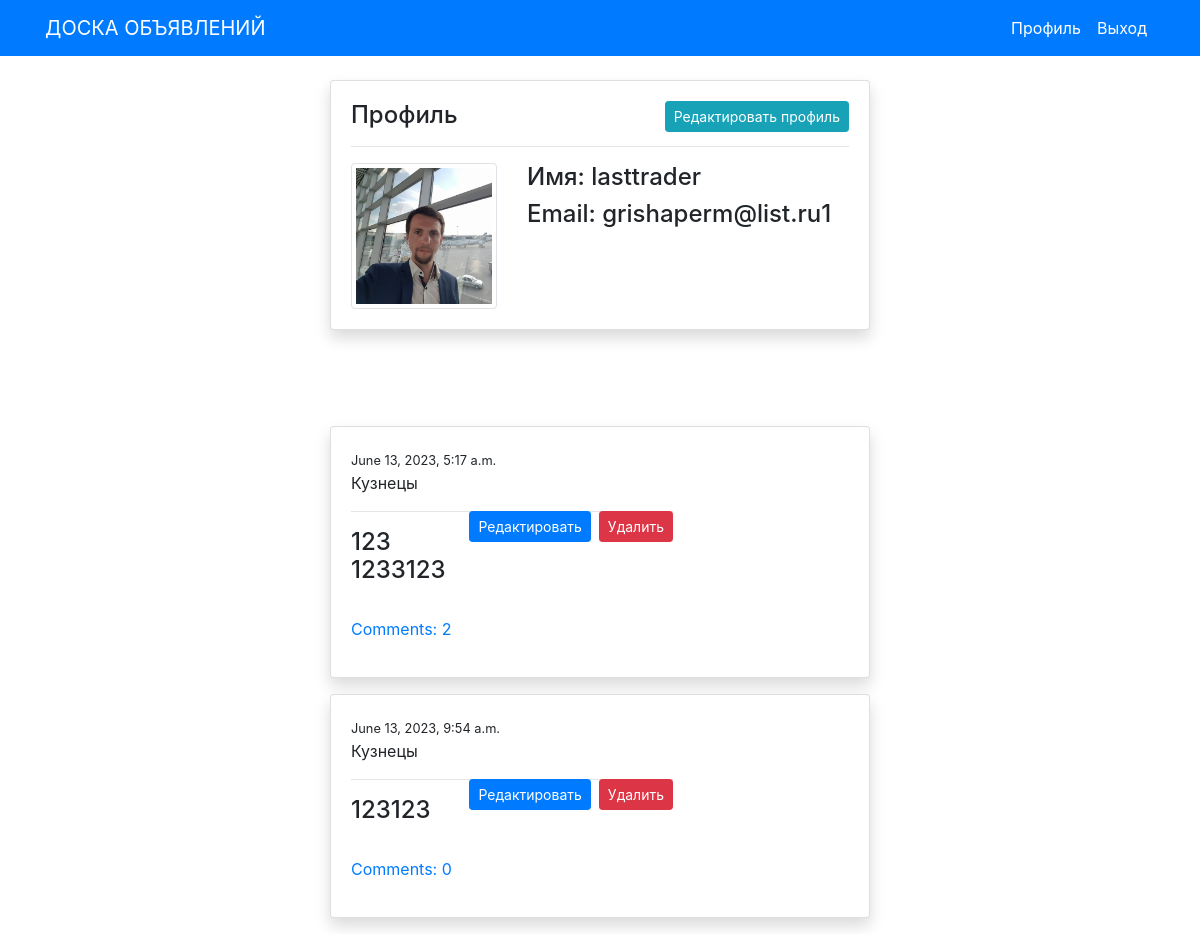
The page /users/profile/ (signed in) on the database its author committed.
### users/models.py (models this page shows, shortened)
class ProfileModel(models.Model):
    user = models.ForeignKey(
        User, on_delete=models.CASCADE, related_name='profilemodel')
    image = models.ImageField(default='default.jpg', upload_to='static/uploads/', validators=[
                              FileExtensionValidator(['png', 'jpg'])])

### post_board/models.py (models this page shows, shortened)
class Post(models.Model):  # post
    author = models.ForeignKey(User, on_delete=models.CASCADE)
    categoryType = models.ForeignKey(Category, on_delete=models.CASCADE)
    dateCreation = models.DateTimeField(auto_now_add=True)
    postTitle = models.CharField(max_length=255)
    postText = models.TextField()
    upload = models.ImageField(upload_to='uploads/', blank=True)
    def comment_count(self):
        return self.comment_set.all().count()
    def comments(self):
        return self.comment_set.all()

class Category(models.Model):
    name = models.CharField('name', max_length=128,
                            unique=True, )  # ctagory name
    subscribers = models.ManyToManyField(
        User, related_name='categories', verbose_name='subscribers')
    def __str__(self):
        return self.name
    class Meta:
        verbose_name = 'category'
        verbose_name_plural = 'categories'

### users/views.py (the view)
# urls.py: path('profile/', views.profile, name='users-profile'),
@login_required
def profile(request):
    if request.method == 'GET':
        posts = Post.objects.filter(author=request.user)
        comments = Comment.objects.all()
        user = ProfileModel.objects.get(user=request.user)
    if request.method == 'POST':
        u_form = UserUpdateForm(request.POST or None, instance=request.user)
        if u_form.is_valid():  # and p_form.is_valid():
            u_form.save()
            return redirect('users:users-profile')
    else:
        u_form = UserUpdateForm(instance=request.user)
    context = {
        'u_form': u_form,
        'posts': posts,
        'comments': comments,
        'profile': user,
    }
    return render(request, 'users/profile.html', context)

### templates/users/profile.html (shortened to what this page needs)
{% extends 'base/base.html' %}
{% load crispy_forms_tags %}
{% block content %}
<div class="container">
    <div class="row mt-5 pt-3">
        <div class="col-md-6 offset-md-3">
            <div class="card my-3 shadow">
                <div class="card-body">
                    <span class="h4">Профиль</span>
                    <span>
                        <button type="button" class="btn btn-info float-right btn-sm" data-toggle="modal"
                            data-target="#exampleModal">
                            Редактировать профиль
                        </button>
                    </span>
                    <hr>
                    <div class="row">
                        <div class="col-md-4">
                            <img class="img-thumbnail" src="/static/{{profile.image}}" alt="profile-img">
                        </div>
                        <div class="col-md-8">
                            <h4>Имя: {{ user.username }}</h4>
                            <h4>Email: {{ user.email }} </h4>
                        </div>
                    </div>
                </div>
            </div>
        </div>
    </div>
</div>
<div class="container">
    <div class="row mt-5 pt-3">
        <div class="col-md-6 offset-md-3">
            {% for post in posts %}
            <div class="card shadow my-3">
                <div class="card-body">
                    <div class="row">
                        <div class="col-md-8">
                            <small>{{ post.dateCreation }}</small>
                            <p>{{post.categoryType}} </p>
                            <span><a class="btn btn-danger float-right btn-sm"
                                    href="{% url 'post_board:board_delete' post.id %}">Удалить</a></span>
                            <span><a class="btn btn-primary mx-2 float-right btn-sm"
                                    href="{% url 'post_board:board_edit' post.id %}">Редактировать</a></span>
                            <h4>{{ post.postTitle }}</h4>
                        </div>
                    </div>
                    <p class="mt-3">
                        <a class="" data-toggle="collapse" href="#collapseExample" role="button" aria-expanded="false"
                            aria-controls="collapseExample">
                            Comments: {{ post.comment_count }}
                        </a>
                    </p>
                </div>
            </div>
            {% endfor %}
        </div>
    </div>
</div>
{% endblock %}

### rows shown on the page
ProfileModel: image (picture)
Post: dateCreation "June 13, 2023, 5:17 a.m.", categoryType "Кузнецы", postTitle "123 1233123", comment_count "2"
Post: dateCreation "June 13, 2023, 9:54 a.m.", categoryType "Кузнецы", postTitle "123123", comment_count "0"

### other values the page prints
{{ user.username }} "lasttrader"
{{ user.email }} "grishaperm@list.ru1"
